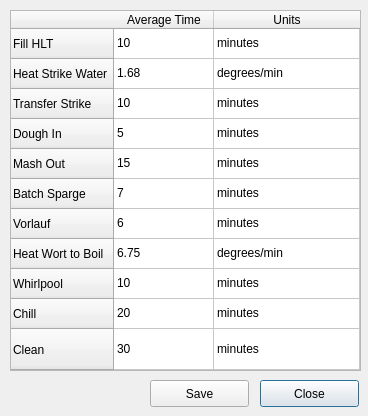
<?xml version="1.0" encoding="UTF-8"?>
<ui version="4.0">
 <class>BrewStepDurationPopup</class>
 <widget class="QDialog" name="BrewStepDurationPopup">
  <property name="geometry">
   <rect>
    <x>0</x>
    <y>0</y>
    <width>368</width>
    <height>416</height>
   </rect>
  </property>
  <property name="windowTitle">
   <string>Dialog</string>
  </property>
  <widget class="QTableWidget" name="table_Config_StepTimes">
   <property name="geometry">
    <rect>
     <x>10</x>
     <y>10</y>
     <width>351</width>
     <height>361</height>
    </rect>
   </property>
   <attribute name="horizontalHeaderStretchLastSection">
    <bool>true</bool>
   </attribute>
   <attribute name="verticalHeaderStretchLastSection">
    <bool>true</bool>
   </attribute>
   <row>
    <property name="text">
     <string>Fill HLT</string>
    </property>
   </row>
   <row>
    <property name="text">
     <string>Heat Strike Water</string>
    </property>
   </row>
   <row>
    <property name="text">
     <string>Transfer Strike</string>
    </property>
   </row>
   <row>
    <property name="text">
     <string>Dough In</string>
    </property>
   </row>
   <row>
    <property name="text">
     <string>Mash Out</string>
    </property>
   </row>
   <row>
    <property name="text">
     <string>Batch Sparge</string>
    </property>
   </row>
   <row>
    <property name="text">
     <string>Vorlauf</string>
    </property>
   </row>
   <row>
    <property name="text">
     <string>Heat Wort to Boil</string>
    </property>
   </row>
   <row>
    <property name="text">
     <string>Whirlpool</string>
    </property>
   </row>
   <row>
    <property name="text">
     <string>Chill</string>
    </property>
   </row>
   <row>
    <property name="text">
     <string>Clean</string>
    </property>
   </row>
   <column>
    <property name="text">
     <string>Average Time</string>
    </property>
   </column>
   <column>
    <property name="text">
     <string>Units</string>
    </property>
   </column>
   <item row="0" column="0">
    <property name="text">
     <string>10</string>
    </property>
   </item>
   <item row="0" column="1">
    <property name="text">
     <string>minutes</string>
    </property>
    <property name="flags">
     <set>ItemIsDragEnabled|ItemIsUserCheckable|ItemIsEnabled</set>
    </property>
   </item>
   <item row="1" column="0">
    <property name="text">
     <string>1.68</string>
    </property>
   </item>
   <item row="1" column="1">
    <property name="text">
     <string>degrees/min</string>
    </property>
    <property name="flags">
     <set>ItemIsDragEnabled|ItemIsUserCheckable|ItemIsEnabled</set>
    </property>
   </item>
   <item row="2" column="0">
    <property name="text">
     <string>10</string>
    </property>
   </item>
   <item row="2" column="1">
    <property name="text">
     <string>minutes</string>
    </property>
    <property name="flags">
     <set>ItemIsDragEnabled|ItemIsUserCheckable|ItemIsEnabled</set>
    </property>
   </item>
   <item row="3" column="0">
    <property name="text">
     <string>5</string>
    </property>
   </item>
   <item row="3" column="1">
    <property name="text">
     <string>minutes</string>
    </property>
    <property name="flags">
     <set>ItemIsDragEnabled|ItemIsUserCheckable|ItemIsEnabled</set>
    </property>
   </item>
   <item row="4" column="0">
    <property name="text">
     <string>15</string>
    </property>
   </item>
   <item row="4" column="1">
    <property name="text">
     <string>minutes</string>
    </property>
    <property name="flags">
     <set>ItemIsDragEnabled|ItemIsUserCheckable|ItemIsEnabled</set>
    </property>
   </item>
   <item row="5" column="0">
    <property name="text">
     <string>7</string>
    </property>
   </item>
   <item row="5" column="1">
    <property name="text">
     <string>minutes</string>
    </property>
    <property name="flags">
     <set>ItemIsDragEnabled|ItemIsUserCheckable|ItemIsEnabled</set>
    </property>
   </item>
   <item row="6" column="0">
    <property name="text">
     <string>6</string>
    </property>
   </item>
   <item row="6" column="1">
    <property name="text">
     <string>minutes</string>
    </property>
    <property name="flags">
     <set>ItemIsDragEnabled|ItemIsUserCheckable|ItemIsEnabled</set>
    </property>
   </item>
   <item row="7" column="0">
    <property name="text">
     <string>6.75</string>
    </property>
   </item>
   <item row="7" column="1">
    <property name="text">
     <string>degrees/min</string>
    </property>
    <property name="flags">
     <set>ItemIsDragEnabled|ItemIsUserCheckable|ItemIsEnabled</set>
    </property>
   </item>
   <item row="8" column="0">
    <property name="text">
     <string>10</string>
    </property>
   </item>
   <item row="8" column="1">
    <property name="text">
     <string>minutes</string>
    </property>
    <property name="flags">
     <set>ItemIsDragEnabled|ItemIsUserCheckable|ItemIsEnabled</set>
    </property>
   </item>
   <item row="9" column="0">
    <property name="text">
     <string>20</string>
    </property>
   </item>
   <item row="9" column="1">
    <property name="text">
     <string>minutes</string>
    </property>
    <property name="flags">
     <set>ItemIsDragEnabled|ItemIsUserCheckable|ItemIsEnabled</set>
    </property>
   </item>
   <item row="10" column="0">
    <property name="text">
     <string>30</string>
    </property>
   </item>
   <item row="10" column="1">
    <property name="text">
     <string>minutes</string>
    </property>
   </item>
  </widget>
  <widget class="QPushButton" name="PB_BrewDuration_Close">
   <property name="geometry">
    <rect>
     <x>260</x>
     <y>380</y>
     <width>99</width>
     <height>27</height>
    </rect>
   </property>
   <property name="text">
    <string>Close</string>
   </property>
  </widget>
  <widget class="QPushButton" name="PB_BrewDuration_Save">
   <property name="geometry">
    <rect>
     <x>150</x>
     <y>380</y>
     <width>99</width>
     <height>27</height>
    </rect>
   </property>
   <property name="text">
    <string>Save</string>
   </property>
  </widget>
 </widget>
 <resources/>
 <connections/>
</ui>
